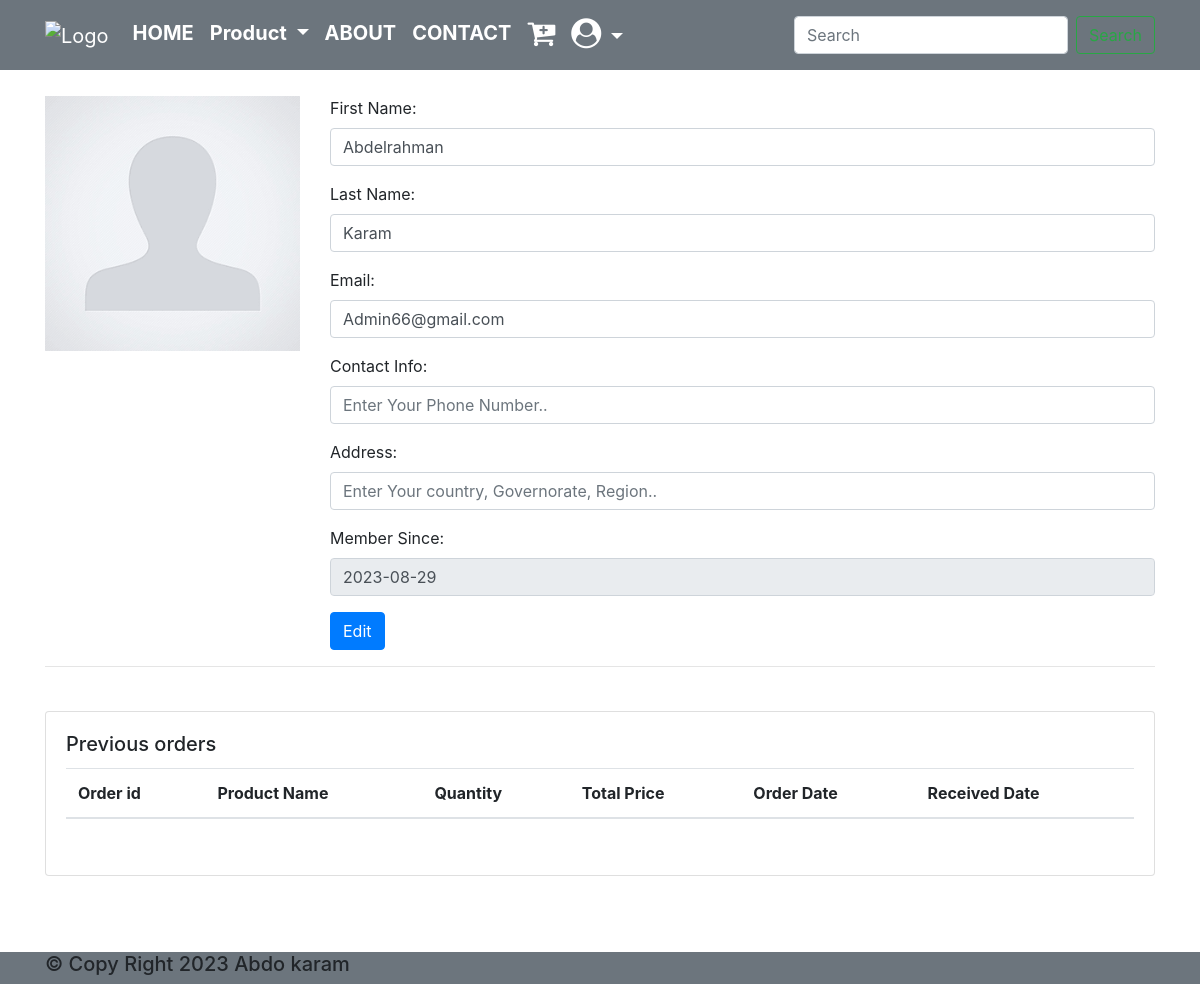
The app's page /profile.php (signed in), older data.
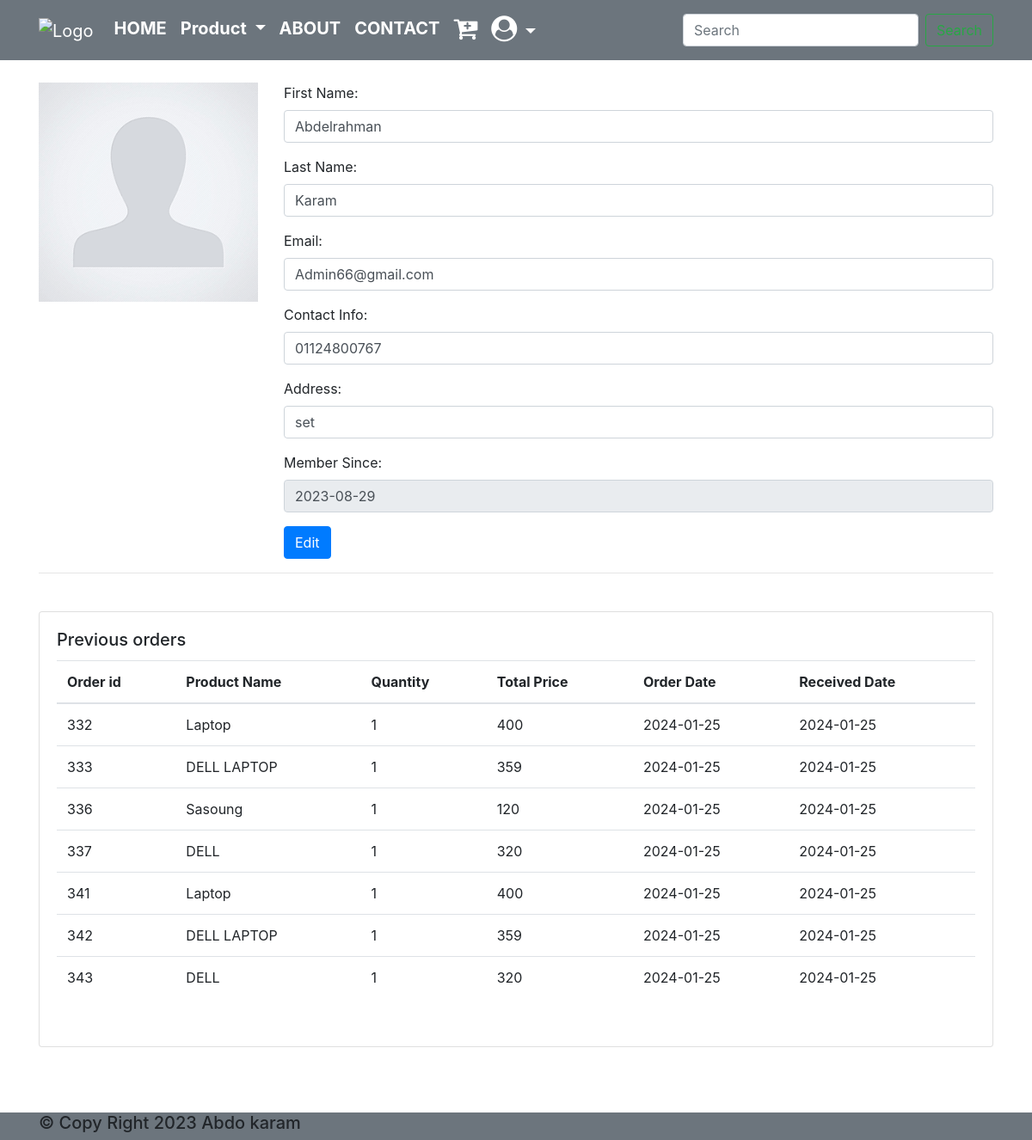
The same page, newer data.
### tables this page shows
CREATE TABLE `member` (
  `username` varchar(255) NOT NULL,
  `id` int(11) NOT NULL,
  `f_name` varchar(255) NOT NULL,
  `l_name` varchar(255) NOT NULL,
  `email` varchar(255) NOT NULL,
  `Address` varchar(255) DEFAULT NULL,
  `Contact_info` varchar(255) DEFAULT NULL,
  `password` varchar(255) NOT NULL,
  `re_password` varchar(255) NOT NULL,
  `type` int(11) NOT NULL DEFAULT 0,
  `Date` date NOT NULL DEFAULT current_timestamp()
);

CREATE TABLE `products` (
  `id` int(11) NOT NULL,
  `product_name` varchar(255) NOT NULL,
  `description` varchar(255) NOT NULL,
  `price` varchar(255) NOT NULL,
  `image` varchar(255) NOT NULL,
  `category` int(11) NOT NULL
);

CREATE TABLE `orders` (
  `id` int(11) NOT NULL,
  `id_for_user` int(11) NOT NULL,
  `id_for_product` int(11) NOT NULL,
  `Quantity` int(11) NOT NULL DEFAULT 1,
  `order_state` int(11) NOT NULL DEFAULT 0 COMMENT 'Pending=0 , Confermed=1 , Completed=2',
  `order_date` date NOT NULL DEFAULT current_timestamp(),
  `received_date` date DEFAULT NULL
);

### profile.php (the view, shortened to what this page needs)
<?php
include "include/config.php";
if(isset($_SESSION['user'])){
    include "$head";
    include "$nav";
?>
<br><br>
<br><br>
<body class="hold-transition skin-blue layout-top-nav">
    <div class="wrapper">
        <div class="content-wrapper">
            <div class="container">
                <?php
                $username = $_SESSION['user'];
                $sql_query = "SELECT  `f_name`, `l_name`, `email`,`Date` ,`Address`,`Contact_info` FROM `member` WHERE `username`=:username";
                $stmt = $conn->prepare($sql_query);
                $stmt->execute(["username" => $username]);
                $rows = $stmt->fetchAll();
                ?>
    <section class="content">
        <div class="row">
            <div class="col-sm-12">
                <div class="box box-solid">
                    <div class="box-body">
                        <div class="row">
                            <div class="col-sm-3">
                                <img src="images/user-img.png" width="100%">
                            </div>
                            <div class="col-sm-9">
                                <?php foreach ($rows as $row) { ?>
                                    <form action="<?php echo $_SERVER['PHP_SELF'] ?>" method="POST">
                                        <div class="form-group">
                                            <label for="first_name">First Name:</label>
                                            <input type="text" class="form-control" id="first_name" name="first_name" value="<?php echo $row['f_name'] ?>">
                                        </div>
                                        <div class="form-group">
                                            <label for="last_name">Last Name:</label>
                                            <input type="text" class="form-control" id="last_name" name="last_name" value="<?php echo $row['l_name'] ?>">
                                        </div>
                                        <div class="form-group">
                                            <label for="email">Email:</label>
                                            <input type="email" class="form-control" id="email" name="email" value="<?php echo $row['email'] ?>">
                                        </div>
                                        <div class="form-group">
                                            <label for="contact">Contact Info:</label>
                                            <input type="text" class="form-control" id="contact" name="contact" placeholder="Enter Your Phone Number.." value="<?php echo $row['Contact_info'] ?>">
                                        </div>
                                        <div class="form-group">
                                            <label for="address">Address:</label>
                                            <input type="text" class="form-control" id="address" name="address" placeholder="Enter Your country, Governorate, Region.." value="<?php echo $row['Address'] ?>">
                                        </div>
                                        <div class="form-group">
                                            <label for="member_since">Member Since:</label>
                                            <input type="text" class="form-control" id="member_since" name="member_since" value="<?php echo $row['Date'] ?>" disabled>
                                        </div>
                                        <input type="submit" class="btn btn-primary" value="Edit" name="submit">
                                    </form>
                                    <?php
                                    }
                                    ?>
                            </div>
                        </div>
                    </div>
                </div>
            </div>
        </div>
    </section>
                <hr>
            </div>
        </div>
    </div>
    <?php
    $sql_select="SELECT  orders.`id` , `product_name`, `Quantity` , `Quantity` * mid(`price`,2,11) as total_price
    , `order_date` ,`order_state` , `received_date`
    FROM `products`
    join `orders`,`member`
    where products.id= orders.id_for_product
    AND member.id = orders.id_for_user";
    $stmt=$conn->prepare($sql_select);
    $stmt->execute();
    $rows=$stmt->fetchAll();
    ?>
        <div class="container mt-4">
            <div class="row">
                <div class="col-md-12">
                    <div class="card">
                        <div class="card-body">
                            <h5 class="card-title">Previous orders</h5>
                            <table class="table">
                                <thead>
                                    <tr>
                                        <th>Order id</th>
                                        <th>Product Name</th>
                                        <th>Quantity</th>
                                        <th>Total Price</th>
                                        <th>Order Date</th>
                                        <th>Received Date</th>
                                    </tr>
                                </thead>
                                <tbody>
                                    <?php foreach($rows as $row){
                                        if($row["order_state"]==2){ ?>
                                                <tr>
                                                    <td><?php echo $row['id'] ?></td>
                                                    <td><?php echo $row['product_name'] ?></td>
                                                    <td><?php echo $row['Quantity'] ?></td>
                                                    <td><?php echo $row['total_price'] ?></td>
                                                    <td><?php echo $row['order_date'] ?></td>
                                                    <td><?php echo $row['received_date'] ?></td>
                                                </tr>
                                        <?php
                                            }
                                        } ?>
                                    </tbody>
                                </table>
                            </div>
                        </div>
                    </div>
                </div>
            </div>
            <br><br>
            <br><br>
    <?php include "$footer" ?>
<?php } else {
    header("location:index.php");
} ?>

### include/Templates/header.php (shortened to what this page needs)
<!DOCTYPE html>
<html lang="en">
<head>
  <link rel="stylesheet" href="css/style.css">
  <link rel="stylesheet" href="css/font-awesome.css">
  <link rel="stylesheet" href="css/font-awesome.min.css">
  <link rel="stylesheet" href="https://maxcdn.bootstrapcdn.com/bootstrap/4.0.0/css/bootstrap.min.css"
>
</head>
<body>

### include/Templates/navbar.php (shortened to what this page needs)
<div class="container-fluid p-0">
  <nav class="navbar navbar-expand-md bg-secondary navbar-dark fixed-top">
    <div class="container">
      <a href="index.php" class="navbar-brand">
        <img src="images/logo.png" alt="Logo" class="logo">
      </a>
      <div class="collapse navbar-collapse text-center" id="collapsenavbar">
        <ul class="navbar-nav mr-auto">
          <li class="nav-item">
            <a href="index.php" class="nav-link text-white">HOME</a>
          </li>
          <li class="nav-item dropdown">
            <a class="nav-link dropdown-toggle text-white" href="#" id="navbarDropdownMenuLink" data-toggle="dropdown" aria-haspopup="true" aria-expanded="false">
              Product
            </a>
          </li>
          <li class="nav-item">
            <a href="about.php" class="nav-link text-white">ABOUT</a>
          </li>
          <li class="nav-item">
            <a href="contact.php" class="nav-link text-white">CONTACT</a>
          </li>
          <?php if (isset($_SESSION['user'])) { ?>
          <li class="nav-item">
            <a href="cart.php" class="nav-link text-white"><i class="fa fa-cart-plus" aria-hidden="true"></i></a>
          </li>
         <?php } ?>
          <li class="nav-item dropdown">
            <a class="nav-link dropdown-toggle text-white" href="#" id="navbarDropdownMenuLink" data-toggle="dropdown" aria-haspopup="true" aria-expanded="false">
              <i class="fa fa-user-circle" aria-hidden="true"></i>
            </a>
          </li>
        </ul>
        <form class="form-inline my-2 my-lg-0" action="<?php $_SERVER['PHP_SELF'] ?>" method="GET">
          <input class="form-control mr-sm-2" name="Search" type="text" placeholder="Search" aria-label="Search">
          <input class="btn btn-outline-success my-2 my-sm-0" type="submit" name="submit" value="Search">
        </form>
      </div>
    </div>
  </nav>
</div>

### include/Templates/footer.php (shortened to what this page needs)
    <section class="footer bg-secondary">
      <div class="container" >
        <div class="row">
          <div class="col-12">
            <h5>&copy Copy Right 2023 Abdo karam</h5>
          </div>
        </div>
      </div>
    </section>
</body>
</html>

### css/style.css (style rules this page uses)
.navbar { height: 70px; border-bottom: rgb(0, 183, 255); }
.logo { height: 50px; }
.nav-link { font-weight: bold; font-size: 20px; }
.fa-cart-plus , .fa-user-circle { font-size: 30px !important; }
.card { margin-top: 20px; height: 100%; }

Row changes from the older to the newer data that the page shows:
changed member "Abdelrahman": contact (not shown) → "01124800767"; address (not shown) → "set"
now on this page (row unchanged): products: orders.id "332", product_name "Laptop", orders.Quantity "1", total_price "400", orders.order_date "2024-01-25", orders.received_date "2024-01-25", orders.id "341"
now on this page (row unchanged): products: orders.id "333", product_name "DELL LAPTOP", orders.Quantity "1", total_price "359", orders.order_date "2024-01-25", orders.received_date "2024-01-25", orders.id "342"
now on this page (row unchanged): products: orders.id "336", product_name "Sasoung", orders.Quantity "1", total_price "120", orders.order_date "2024-01-25", orders.received_date "2024-01-25"
now on this page (row unchanged): products: orders.id "337", product_name "DELL", orders.Quantity "1", total_price "320", orders.order_date "2024-01-25", orders.received_date "2024-01-25", orders.id "343"
